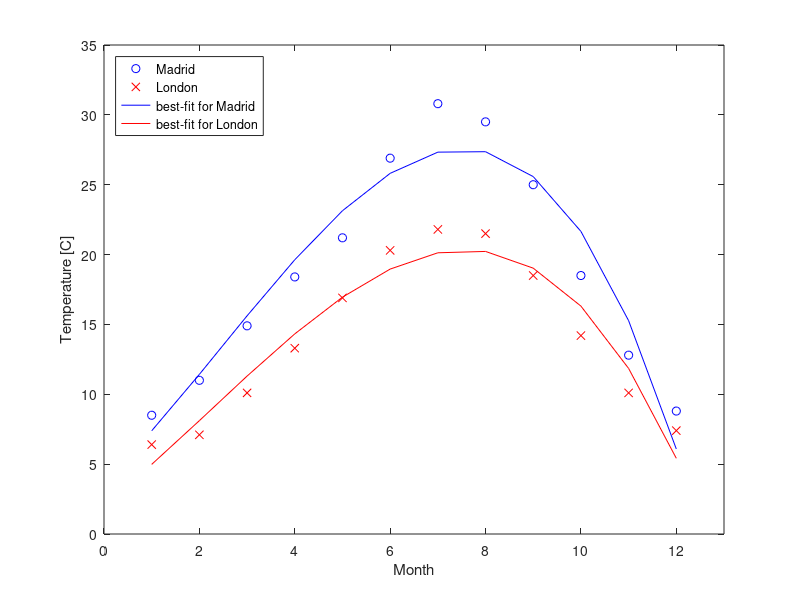

The MATLAB script that drew this image:
clear all
close all
clc

% T4.Pg 13. fitting temperature to a 3rd order polinomial.

TMadrid = [8.5, 11.0, 14.9, 18.4, 21.2, 26.9, 30.8, 29.5, 25.0, 18.5, 12.8, 8.8];
TLondon = [6.4 ,7.1, 10.1, 13.3, 16.9, 20.3, 21.8, 21.5, 18.5, 14.2, 10.1, 7.4];
Month=[1:12];

% 'the temp. varies like a 3rd order polinomial':

plot(Month, TMadrid,'bo'),hold on
plot(Month, TLondon,'rx'), hold on

% creo la matriz Xij=df/da:

dfda1=transpose(Month.^0);
dfda2=transpose(Month);
dfda3=transpose(Month.^2);
dfda4=transpose(Month.^3);

X=[dfda1,dfda2,dfda3,dfda4];

% calculo los parámetros que busco con operaciones con matrices:

amad=inv(transpose(X)*X)*transpose(X)*TMadrid';
alon=inv(transpose(X)*X)*transpose(X)*TLondon';

% con los parámetros ya hallados formo mis funciones:

fmadrid=amad(1)+amad(2).*Month+amad(3).*Month.^2+amad(4).*Month.^3;
flondon=alon(1)+alon(2).*Month+alon(3).*Month.^2+alon(4).*Month.^3;

% plot best fit:

plot(Month,fmadrid,'b'), hold on
plot(Month, flondon,'r'), hold off

ylabel('Temperature [C]')
xlabel('Month')
legend('Madrid','London','best fit for Madrid','best fit for London','Location','Northwest')




%(el mio es correcto)

%% (el del profe)
clear all, close all, clc

% monthly averages (taken from www.wetter.com)
N     = 12;
Month = [1:12];
Tmad  = [8.5, 11.0, 14.9, 18.4, 21.2, 26.9, 30.8, 29.5, 25.0, 18.5, 12.8, 8.8];
Tlon  = [6.4 ,7.1, 10.1, 13.3, 16.9, 20.3, 21.8, 21.5, 18.5, 14.2, 10.1, 7.4];

plot(Month,Tmad,'bo'), hold on
plot(Month,Tlon,'rx')


% generate matrix Xij = dfi/daj for model: f = a1 + a2 x + a3 x^2 + a4 x^3
dfda1 = transpose(Month.^0);
dfda2 = transpose(Month.^1);
dfda3 = transpose(Month.^2);
dfda4 = transpose(Month.^3);
X = [dfda1, dfda2, dfda3, dfda4];

% obtain best-fit parameters via solution to linear system
amad = inv(transpose(X)*X)*transpose(X)*Tmad'
alon = inv(transpose(X)*X)*transpose(X)*Tlon'


% plot best-fit
plot(Month,amad(1)+amad(2).*Month+amad(3).*Month.^2+amad(4).*Month.^3,'b')
plot(Month,alon(1)+alon(2).*Month+alon(3).*Month.^2+alon(4).*Month.^3,'r')

legend('Madrid','London','best-fit for Madrid','best-fit for London','Location','NorthWest')
xlabel('Month')
ylabel('Temperature [C]')
xlim([0 13])
